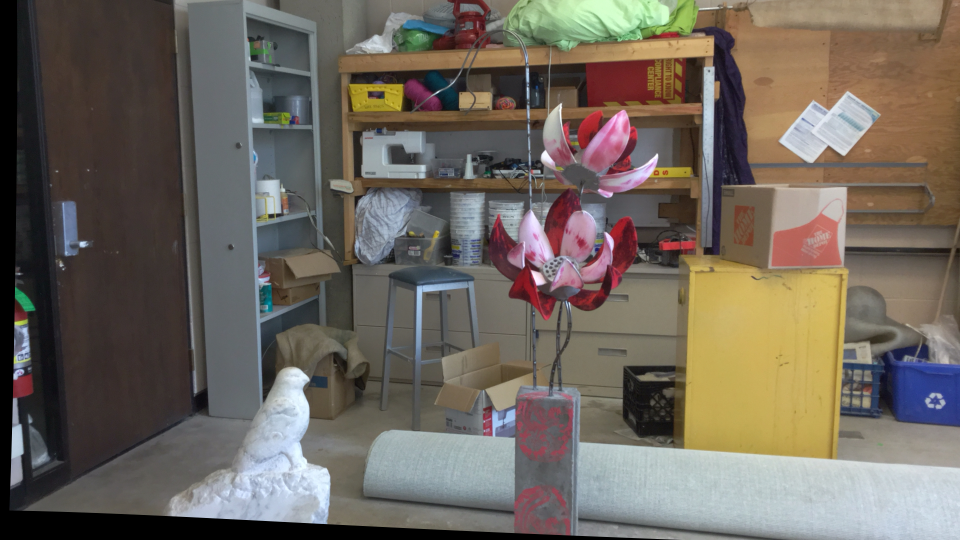
#> input picture im0.png, 1920 x 1080 px, found by its file name (shown at 1/2 size)
$ python 3D_reconstruction.py
#> lines starting #> are read from the running program, lines starting #| are printed output that depends on the picture
import numpy as np
import cv2
import matplotlib.pyplot as plt

def compute_disparity(img_left, img_right, width, height, ndisp, vmin, vmax, isint):
    # Create stereo block matcher
    stereo = cv2.StereoSGBM_create(
        minDisparity=0,
        numDisparities=ndisp,
        blockSize=5,
        P1=8 * 3 * 5 ** 2,
        P2=32 * 3 * 5 ** 2,
        disp12MaxDiff=1,
        preFilterCap=63,
        uniquenessRatio=15,
        speckleWindowSize=100,
        speckleRange=32
    )

    # Compute disparity map
    disparity = stereo.compute(img_left, img_right).astype(np.float32) / 16.0

    # Normalize the disparity map for visualization
    if isint:
        disparity = (disparity - vmin) / (vmax - vmin) * 255
        disparity = np.uint8(disparity)

    return disparity

def backproject_to_3d(disparity, cam0, cam1, baseline):
    # Camera matrix for left camera (cam0)
    f = cam0[0, 0]  # Focal length (assuming fx = fy)
    cx = cam0[0, 2]  # Principal point x-coordinate
    cy = cam0[1, 2]  # Principal point y-coordinate

    # Image dimensions
    h, w = disparity.shape

    # Create a grid of pixel coordinates
    x, y = np.meshgrid(np.arange(w), np.arange(h))

    # Back-project to 3D coordinates (X, Y, Z)
    Z = baseline * f / (disparity + 1e-6)  # Avoid division by zero
    X = (x - cx) * Z / f
    Y = (y - cy) * Z / f

    # Stack coordinates
    points_3d = np.vstack((X.flatten(), Y.flatten(), Z.flatten())).T

    return points_3d

def main(img_left_path, img_right_path, cam0, cam1, baseline, ndisp, vmin, vmax, isint):
    # Load images
#> called with img_left_path = 'Middlebury/data/chess2/im0.png', img_right_path = 'Middlebury/data/chess2/im1.png', cam0 = array of shape (3, 3), cam1 = array of shape (3, 3), baseline = 124.9, ndisp = 310, vmin = 90, vmax = 280
    img_left = cv2.imread(img_left_path, cv2.IMREAD_GRAYSCALE)
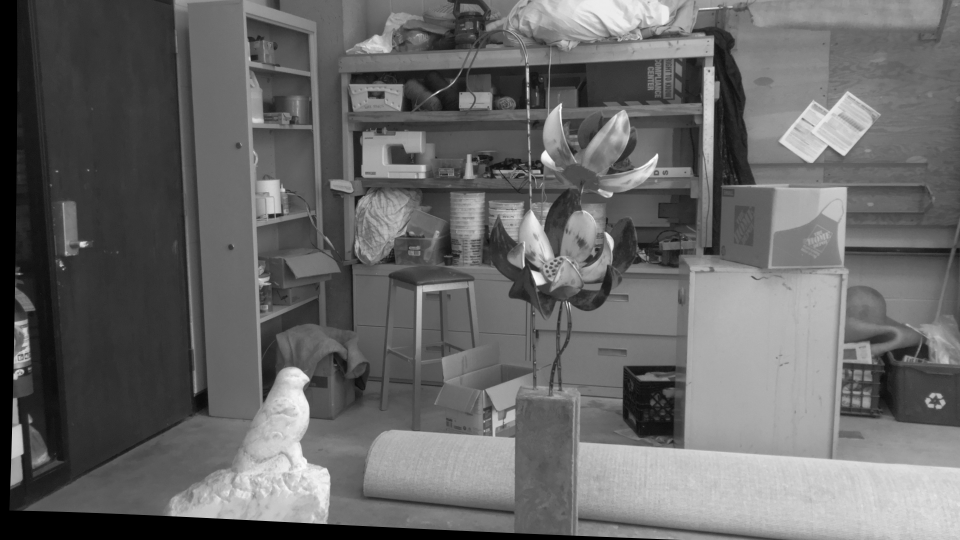
#> img_left: shape (1080, 1920) (shown at 1/2 size); min 0, max 255, mean 103.4
    img_right = cv2.imread(img_right_path, cv2.IMREAD_GRAYSCALE)
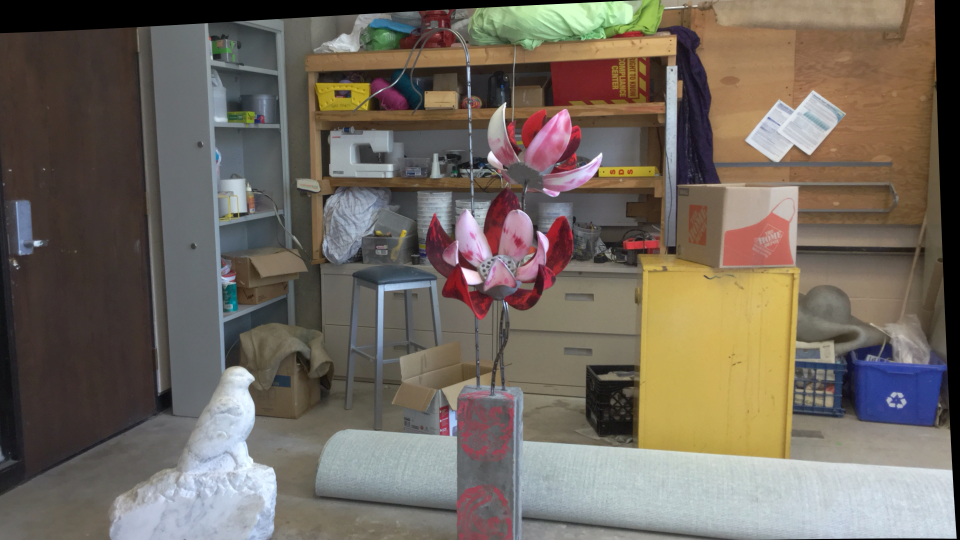
#> input picture im1.png, 1920 x 1080 px, found by its file name (shown at 1/2 size)
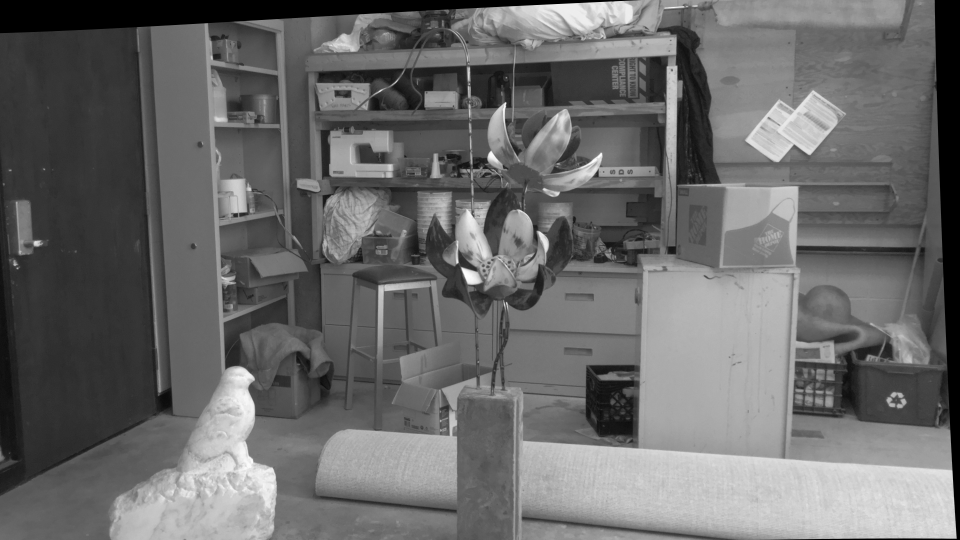
#> img_right: shape (1080, 1920) (shown at 1/2 size); min 0, max 255, mean 105.7

    if img_left is None or img_right is None:
        raise ValueError("Error loading images. Please check the file paths.")

    # Compute disparity map
    disparity = compute_disparity(img_left, img_right, width, height, ndisp, vmin, vmax, isint)
#> in compute_disparity, `disparity = stereo.compute(img_left, img_right).astype(np.float32) / 1..`:
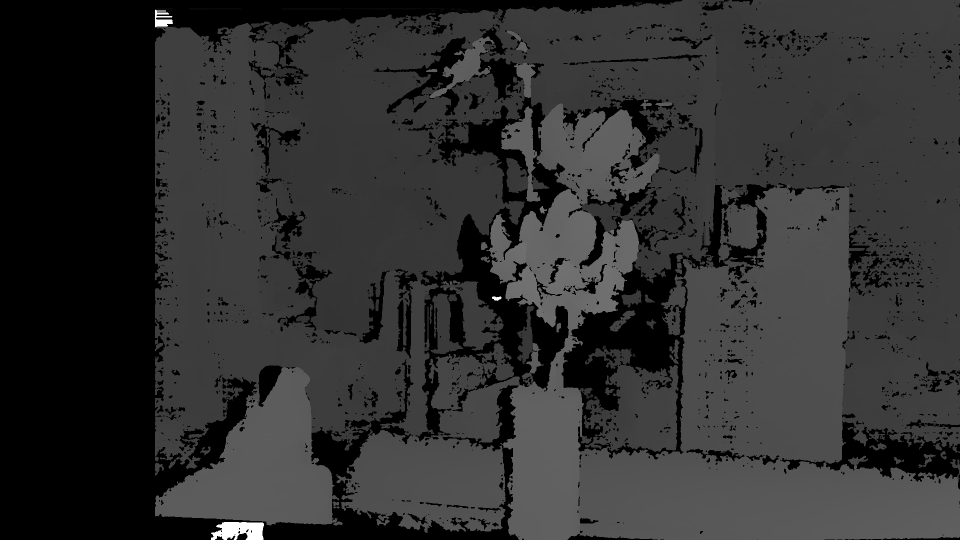
#> disparity: shape (1080, 1920) float32 (shown at 1/2 size); min -1, max 309, mean 57.8; drawn with min black and max white

    # Perform 3D back-projection
    points_3d = backproject_to_3d(disparity, cam0, cam1, baseline)
#> in backproject_to_3d, `Z = baseline * f / (disparity + 1e-6)`:
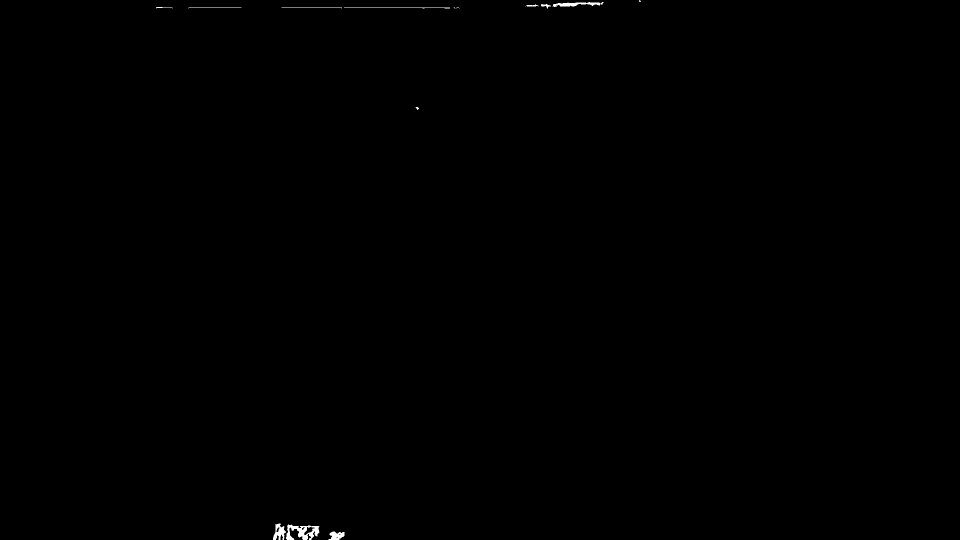
#> Z: shape (1080, 1920) float32 (shown at 1/2 size); min -219532.8, max 2.2e+11, mean 334696576; drawn with min black and max white
#> in backproject_to_3d, `X = (x - cx) * Z / f`:
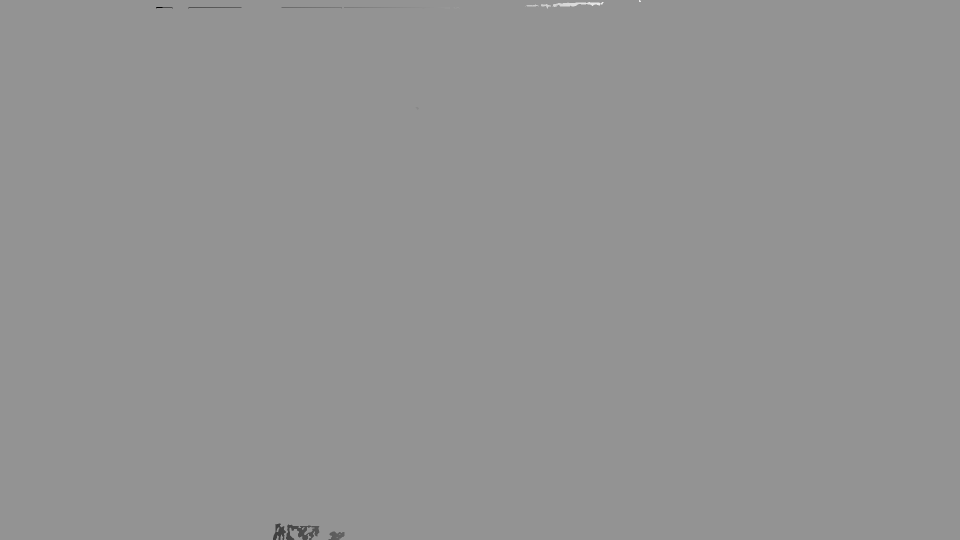
#> X: shape (1080, 1920) float64 (shown at 1/2 size); min -7e+10, max 5.1e+10, mean -27696195.5; drawn with min black and max white

    # Filter out points with invalid depths (large Z values)
    valid_indices = points_3d[:, 2] < 10000
    points_3d_valid = points_3d[valid_indices]

    # Save 3D points to a file
#> (the run stopped early here; a loop or call above may not have finished)
